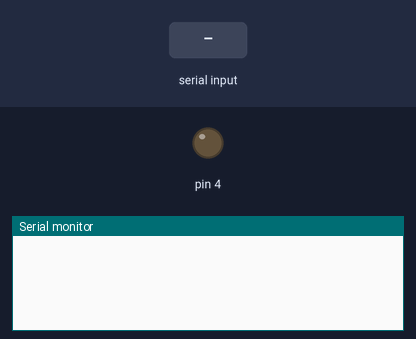
This sketch was run on a simulated Arduino Uno, built with avr-gcc and run on an emulated ATmega328P. On the bench: output pins drawn as LEDs (lit = HIGH), the last lines printed to the serial monitor. The test bench sets the inputs (shaded band).

Above: at 1.8 s.
1.9 s: ":\n" received over the second serial link
At 2.5 s:
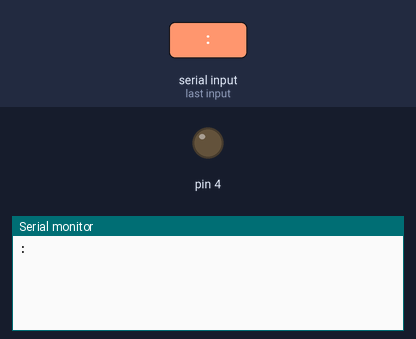
3.4 s: "90:45:200\n" received over the second serial link
At 4.6 s:
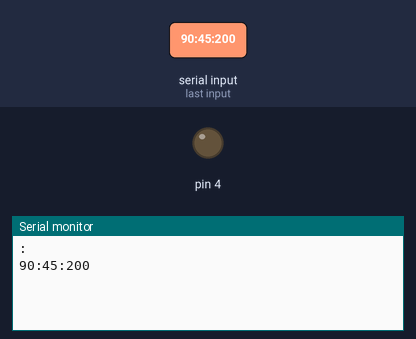
4.9 s: "90:45:200:10\n" received over the second serial link
At 6.0 s:
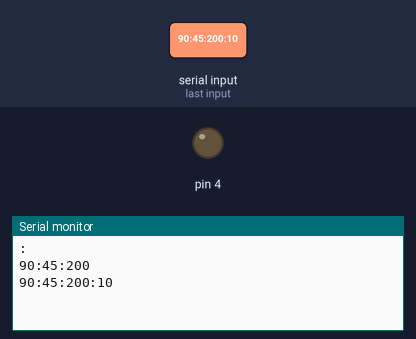

The sketch:

torque-arduino.ino
```cpp
#include <SoftwareSerial.h>
#include <String.h>

/**
 * Torque for Android Arduino sample program by Ian Hawkins <ian@torque-bhp.com> http://torque-bhp.com/
 * You will require Torque Pro 1.8.82 or newer
 *
 * Setup the bluetooth device as an OBD2 adapter in Torque.  Torque will automatically recognise the Arduino and will
 * import sensors automatically based on the configuration settings below.
 *
 * This code is released under the LGPL v2.1
 *
 * This has been tested on the Arduino UNO board
 *
 * Connect pins 2 and 3 to your bluetooth device's rx and tx pins (2 to txd on bluetooth device, 3 to rxd)
 *
 * This code allows you to gather sensors from the arduino to display in the app. It can be extended to whatever you want.
 */

// Various constants.
const String ATE = "ATE"; // Echo off/on
const String ATI = "ATI"; // Version id
const String ATZ = "ATZ"; // Reset
const String ATS = "ATS"; // Set protocol X
const String ATH = "ATH"; // Headers off / on
const String ATL = "ATL"; // Linefeeds off/on
const String ATM = "ATM"; // Memory off/on
const String GETDEFINITIONS = "GETDEFINITIONS"; // Get sensor definitions
const String GETCONFIGURATION = "GETCONFIGURATION"; // Get config of app (hide car sensors, devices sensors, etc)
const String GETSENSORS = "G"; // Get sensor values, one shot.
const String SETSENSOR = "S"; // Set a sensor value
const String PROMPT = ">";
const String CANBUS = "6"; // canbus 500k 11 bit protocol id for elm.
const String ATDPN = "ATDPN";
const String ATDESC = "AT@1";
const String ATAT = "ATAT";
const String LF = "\n";
const String VERSION = "Torque Protocol Interface v0.0.2"; // Don't change this - it's used by Torque so it knows what interface it is connected to
const String VERSION_DESC = "Torque For Android Protocol Interface";
const String OK = "OK";
const String ANALOG = "a";
const String DIGITAL = "d";
const String IS_INPUT = "i";
const String IS_OUTPUT = "o";

String fromTorque = "";

/**
 * Array of sensors we will advertise to Torque so it can automatically import them. Using strings
 * Stucture is:
 *
 *  Arduino Pin, Arduino pin type, Input/Ouput, Default value(if output), ShortName, Long name, units, minimum value, maximum value
 *
 *  Caveats:  Don't use a '>' in any of the names,
 *            Update 'sensorsSize' with the number of elements.
 *            Analog outputs are PWM on digital pins.
 *
 */
const String sensors[] = {
                    "0", ANALOG, IS_INPUT,   "-",   "Pot 1", "Potentiometer 1", "v",    "0", "5",
                    "1", ANALOG, IS_INPUT,   "-",   "LDR 1", "Light Sensor 1",  "v",    "0", "5",
                    "4", DIGITAL,IS_OUTPUT,  "0",  "Dout1", "Digital Out 1",   "bit", "0", "1"
                   };
const int SENSORSSIZE = sizeof(sensors);
/**
 * Configuration directives for the app to hide various things. Comma separated. Remove to enable visibility in Torque
 *  - handy if your project isn't car related or you want to make sensor selections relatively easy.
 *
 *  Supported types:
 *    NO_CAR_SENSORS  - hide any car related sensors
 *    NO_DEVICE_SENSORS - hide any device (phone) sensors
 *
 */
const String CONFIGURATION = "NO_CAR_SENSORS,NO_DEVICE_SENSORS";

// Setup bluetooth module on pins 2 and 3 (you can't use these digial pins in the sensor list or it'll break comms)
SoftwareSerial mySerial(2,3); // Most other boards can use pins 2 and 3
//SoftwareSerial mySerial(8,9); // Use pins 8,9 on Arduino Micro


void setup() {
  // Init the pins
  initSensors();
  Serial.begin(9600);    // the GPRS baud rate
  delay(600);
  mySerial.begin(9600);
 }

void loop() {

  /**
   * Grab data from the bluetooth module, parse it.
   */
  if (mySerial.available()) {
     char c = mySerial.read();
     if ((c == '\n' || c == '\r') && fromTorque.length() > 0) {
        fromTorque.toUpperCase();
        processCommand(fromTorque);
        fromTorque = "";
     } else if (c != ' ' && c != '\n' && c !='\r') {
        // Ignore spaces.
        fromTorque += c;
     }
  }
}

/**
 * Parse the commands sent from Torque
 */
void processCommand(String command) {

   // Debug - see what torque is sending on your serial monitor
   Serial.println(command);

   // Simple command processing from the app to the arduino..
   if (command.equals(ATZ)) {
       initSensors(); // reset the pins
       mySerial.print(VERSION);
       mySerial.print(LF);
       mySerial.print(OK);
   } else if (command.startsWith(ATE)) {
       mySerial.print(OK);
   } else if(command.startsWith(ATI)) {
       mySerial.print(VERSION);
       mySerial.print(LF);
       mySerial.print(OK);
   } else if (command.startsWith(ATDESC)) {
       mySerial.print(VERSION_DESC);
       mySerial.print(LF);
       mySerial.print(OK);
   } else if (command.startsWith(ATL)) {
       mySerial.print(OK);
   } else if (command.startsWith(ATAT)) {
       mySerial.print(OK);
   } else if (command.startsWith(ATH)) {
       mySerial.print(OK);
   } else if (command.startsWith(ATM)) {
       mySerial.print(OK);
   } else if (command.startsWith(ATS)) {
       // Set protocol
       mySerial.print(OK);
   } else if (command.startsWith(ATDPN)) {
       mySerial.print(CANBUS);
   } else if (command.startsWith(GETDEFINITIONS)) {
       showSensorDefinitions();
   } else if (command.startsWith(GETSENSORS)) {
       getSensorValues();
   } else if (command.startsWith(GETCONFIGURATION)) {
       getConfiguration();
   } else if (command.startsWith(SETSENSOR)) {
       setSensorValue(command);
   }

   mySerial.print(LF);
   mySerial.print(PROMPT);


}

/**
 * List all the sensors to the app
 */
void showSensorDefinitions() {
   int id = 0;
   for (int i = 0; i < SENSORSSIZE/9; i++) {
      for (int j = 0; j < 9; j++) {
         id = (i*9)+j;
         mySerial.print(sensors[id]);

         if (id+1 < SENSORSSIZE) {
            mySerial.print(',');
         }
      }
      mySerial.print(LF);
   }
}

/**
 * Dump sensor information for input sensors.
 *
 * Format to Torque is id:type:value
 */
void getSensorValues() {
   for (int i = 0; i < SENSORSSIZE/9; i++) {
      int group = i * 9;
      int id = sensors[group].toInt();
      String type = sensors[group+1];
      boolean isOutput = sensors[group+2].equals(IS_OUTPUT);


      if (!isOutput) {
         mySerial.print(id);
         mySerial.print(":");
         mySerial.print(type);
         mySerial.print(":");
         if (type.equals(ANALOG)) {
            mySerial.print(analogRead(id));
         } else if (type.equals(DIGITAL)) {
            mySerial.print(digitalRead(id));
         }
         mySerial.print('\n');
      }
   }
}

/**
 * Sets a sensors value
 */
void setSensorValue(String command) {
  int index = command.indexOf(":");
  int id = command.substring(1,index).toInt();
  int value = command.substring(index+1, command.length()).toInt();

  for (int i = 0; i < SENSORSSIZE/9; i++) {
     int group = i * 9;
     int sid = sensors[group].toInt();
     boolean isOutput = sensors[group+2].equals(IS_OUTPUT);
     if (isOutput) {

       if (sid == id) {

          String type = sensors[group+1];
          if (type.equals(ANALOG)) {
            analogWrite(sid, constrain(value,0,255));
          } else if (type.equals(DIGITAL)) {
            digitalWrite(sid, value > 0 ? HIGH: LOW);
          }
          break;
       }
    }
  }
}

/**
 *  Init the sensor definitions (input/output, default output states, etc)
 */
void initSensors() {
   for (int i = 0; i < SENSORSSIZE/9; i++) {
      int group = i * 9;
      int id = sensors[group].toInt();
      String type = sensors[group+1];
      boolean isOutput = sensors[group+2].equals(IS_OUTPUT);
      int defaultValue = sensors[group+3].toInt();


      if (isOutput) {
         if (type.equals(ANALOG)) {
             pinMode(id, OUTPUT);
             analogWrite(id, constrain(defaultValue, 0, 255));
         } else if (type.equals(DIGITAL)) {
             pinMode(id, OUTPUT);
             digitalWrite(id, defaultValue > 0 ? HIGH : LOW);
         }
      }
   }
}

void getConfiguration() {
  mySerial.print(CONFIGURATION);
}
```

Measured:
- after the input at 1.9 s, the serial monitor: prints a new line at once (image 1)
- after the input at 3.4 s, the serial monitor: prints a new line at once (image 2)
- after the input at 4.9 s, the serial monitor: prints a new line at once (image 3)
